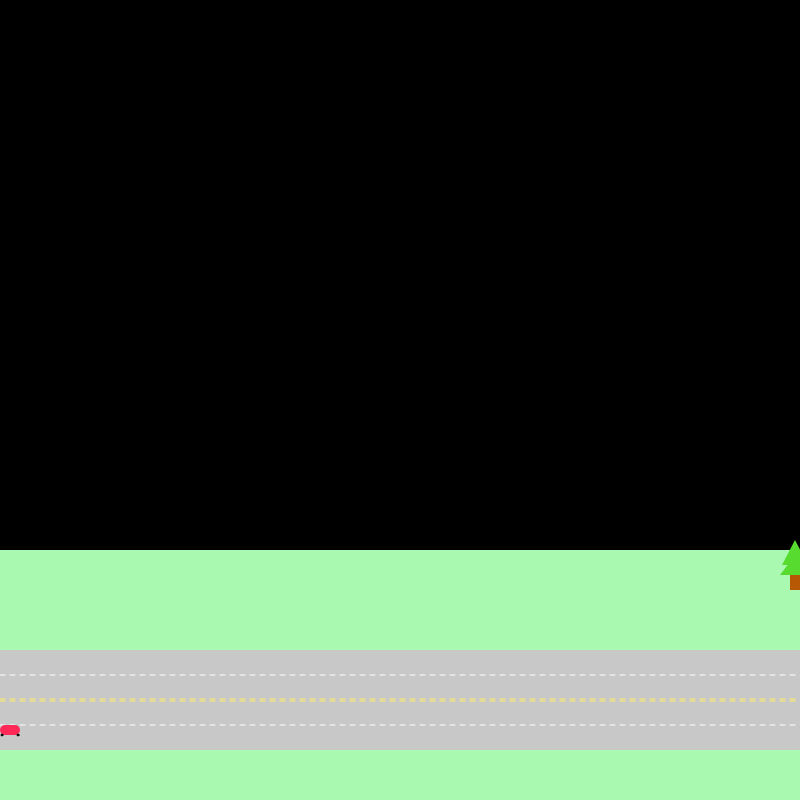
Frame 1 (no input)
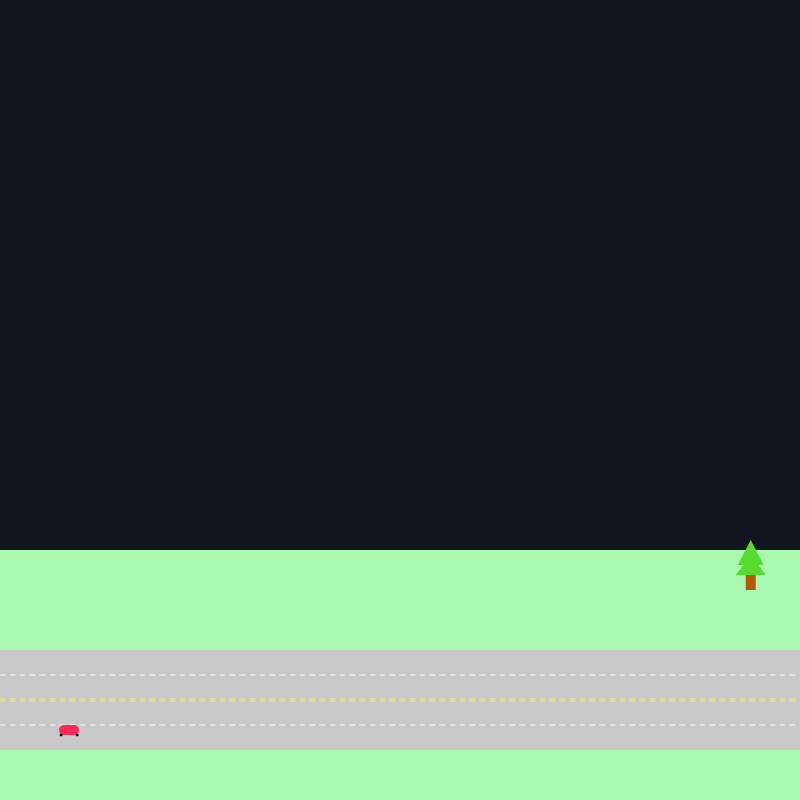
Frame 60 (no input)
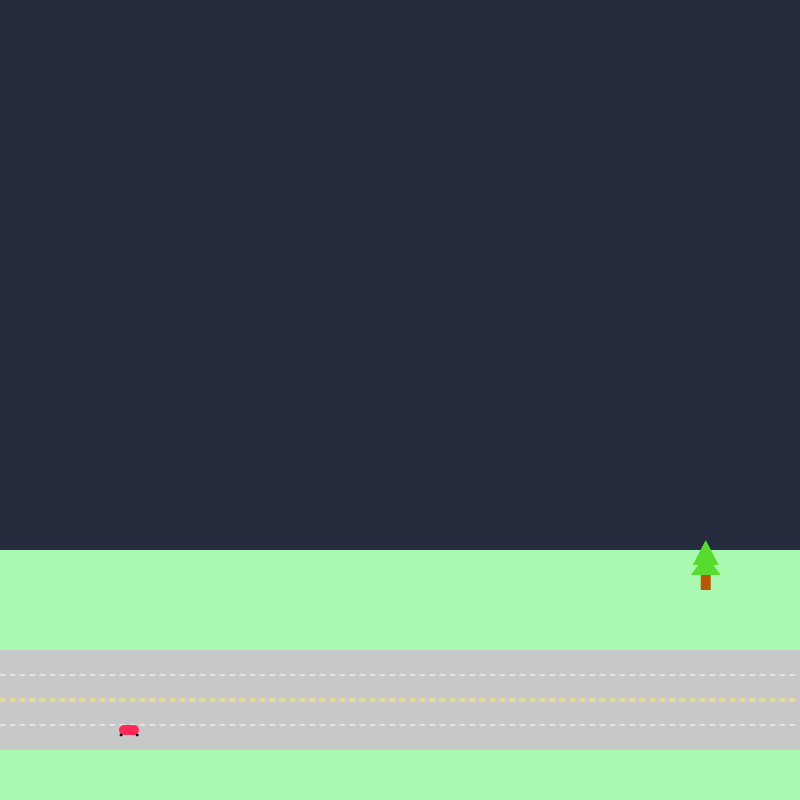
Frame 120 (the mouse pressed at the canvas centre since frame 60)

The p5.js sketch that drew these frames (run headless with seeded random() and noise() and a simulated clock; from frame 60 on, the mouse is pressed at the canvas centre):

// p5.js sketch
// ── sketch.js
var bgR;
var bgG;
var bgB;
var rateR;
var rateG;
var rateB;
var time;
var midR;
var midG;
var midB;
var clouds = [];
var carX = 0;
var carY = 725;
var treeX = 790;
var treeY = 575;
var lineX = 0;
var lineY = 700;
var speed = 1;
var steps = 1000 / speed;

// var mountainX = width;

function setup() {
  createCanvas(800, 800);
  time = 0;
  bgR = 0;
  bgG = 0;
  bgB = 0;
  midR = 145;
  midG = 180;
  midB = 255;
  rateR = midR / 500;
  rateG = midG / 500;
  rateB = midB / 500;
}

function draw() {

  background(255);
  time += 1;
  noStroke();
  //sky color
  fill(bgR, bgG, bgB);
  rect(0, 0, width, height);
  bgR += rateR;
  bgG += rateG;
  bgB += rateB;
  if (time == 500) {
    rateR = -rateR;
    rateG = -rateG;
    rateB = -rateB;
  }

  //sun
  fill(255, 255, 150);
  ellipse((time - 250) * 2, pow((time - 250) * 2 - 400, 2) / 650, 100, 100);

  //moon
  ellipse((time - 600) * 2 + 30, pow((time - 600) * 2 - 400, 2) / 650, 100, 100);
  fill(bgR, bgG, bgB);
  ellipse((time - 600) * 2, pow((time - 600) * 2 - 400, 2) / 650, 100, 100);
  if (time >= 1000) {
    time = 0;
    rateR = -rateR;
    rateG = -rateG;
    rateB = -rateB;
  }

  //making clouds
  for (var i = 0; i < clouds.length; i++) {
    clouds[i].display();
  }

  // fill(149, 229, 165);
  // ellipse(mountainX, 550, 100, 80);
  // mountainX = mountainX - 1;

  //top grass
  fill(169, 249, 177);
  rect(0, 550, width, height);

  //road
  fill(200);
  rect(0, 650, width, height);

  //dotted lines
  for (var i = 0; i < width; i += 10) {
    stroke(255, 240, 100);
    line(lineX + i, lineY - 1, lineX + i + 5, lineY - 1);
    line(lineX + i, lineY + 1, lineX + i + 5, lineY + 1);

    stroke(255);
    line(lineX + i, lineY + 25, lineX + i + 5, lineY + 25);
    line(lineX + i, lineY + -25, lineX + i + 5, lineY - 25);
  }

  //bottom grass
  noStroke();
  fill(169, 249, 177);
  rect(0, 750, width, height);

  //car
  // rotateY(PI / 20);
  fill(255, 40, 87);
  rect(carX, carY, 20, 10, 100);
  stroke(1);
  fill(0);
  ellipse(carX + 2, carY + 10, 2, 2);
  ellipse(carX + 18, carY + 10, 2, 2);
  carX = carX + speed;

  //issues
  if (carX >= 1000 || carX <= -50) {
    if (speed >= 0) {
      carY = random([655, 680]);
    } else {
      carY = random([700, 730]);
    }
    speed = -speed;
  }

  //tree
  noStroke();
  fill(183, 88, 5);
  rect(treeX, treeY, 10, 15);
  fill(86, 219, 46);
  triangle(treeX - 10, treeY, treeX + 5, treeY - 20, treeX + 20, treeY);
  triangle(
    treeX - 8,
    treeY - 10,
    treeX + 5,
    treeY - 35,
    treeX + 18,
    treeY - 10
  );
  treeX = treeX - speed * 0.75;

}

function mouseClicked() {
  clouds.push(new Cloud());
  console.log(clouds);
}

function Cloud() {
  this.x = 0;
  this.y = random(50, 400);
  this.cloudWidth = random(50, 200);
  this.cloudLength = random(25, 50);
  this.cloudSpeed = random(0.2, 2);
  this.display = function() {
    noStroke();
    fill(255);
    ellipse(this.x, this.y, this.cloudWidth, this.cloudLength);
    ellipse(this.x, this.y + 10, this.cloudWidth, this.cloudLength);
    ellipse(this.x + 30, this.y, this.cloudWidth, this.cloudLength);
    this.x += this.cloudSpeed;
  }
}
